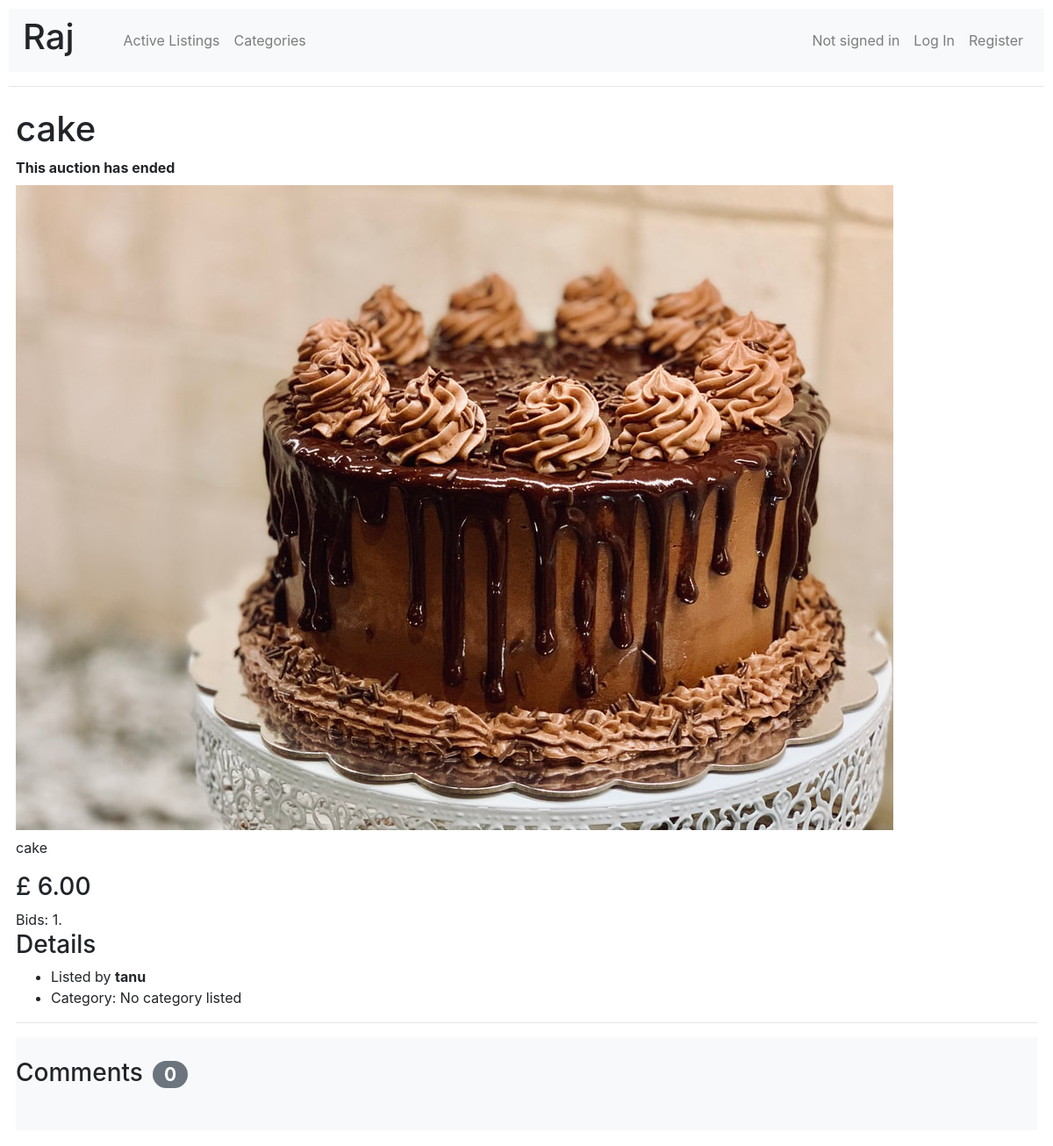
The app's page /auction/3 with its own data.
### auctions/models.py (models this page shows, shortened)
class Auction(models.Model):
    item_name        = models.CharField(max_length=64)
    item_description = models.TextField(max_length=800)
    image            = models.ImageField(
                          blank = True,
                          null = True,
                          upload_to =''
                       )
    category         = models.ForeignKey(
                          Category,
                          blank=True,
                          null=True,
                          on_delete=models.SET_NULL,
                          related_name="auctions"
                       )
    start_time       = models.DateTimeField()
    end_time         = models.DateTimeField()
    DURATIONS = (
        (3, "Three Days"),
        (7, "One Week"),
        (14, "Two Weeks"),
        (28, "Four Weeks")
    )
    duration         = models.IntegerField(choices=DURATIONS)
    ended_manually   = models.BooleanField(default=False)
    start_bid        = models.DecimalField(
                          max_digits=7,
                          decimal_places=2,
                          validators=[MinValueValidator(0.01)]
                       )
    user             = models.ForeignKey(
                          User,
                          on_delete=models.CASCADE,
                          related_name="auctions"
                       )
    watchers         = models.ManyToManyField(
                          User,
                          blank=True,
                          related_name="watchlist"
                       )
    class Meta:
        ordering = ('-end_time',)
    def is_finshed(self):
        if self.ended_manually or self.end_time < timezone.now():
            return True
        else:
            return False

class Bid(models.Model):
    amount  = models.DecimalField(max_digits=7, decimal_places=2)
    user    = models.ForeignKey(User, on_delete=models.CASCADE, related_name="bids")
    auction = models.ForeignKey(Auction, on_delete=models.CASCADE, related_name="bids")
    class Meta:
        ordering = ('-amount',)

class User(AbstractUser):
    def __str__(self):
        return f"{self.username}"

### auctions/views.py (the view, shortened to what this page needs)
# urls.py: path("auction/<str:id>", views.auction, name="auction"),
def auction(request, id):
    try:
        auction = Auction.objects.get(id=id)
    except:
        return HttpResponse("Entry does not exist")
    context = {}
    context["auction"] = auction
    if auction.is_finshed():
        context["ended"] = True
        return render(request, "auctions/auction.html", context)

### auctions/templates/auctions/auction.html (shortened to what this page needs)
{% extends "auctions/layout.html" %}
{% load mathfilters %}
{% block body %}
    <h1> {{ auction.item_name }} </h1>
    {% if ended %}
        <div><b>This auction has ended</b></div>
    {% else %}
        <div>Time Left: {{ days }}d {{ hours }}h {{ minutes }}m</div>
        <div>Auction ends at: {{ auction.end_time }}</div>
    {% endif %}
    {% if auction.image %}
        <img class="my-2" src="{{ auction.image.url }}">
    {% endif %}
    <p> {{ auction.item_description }} </p>
    <h3>
        £
        {% if auction.bids.all.count > 0 %}
            {{ auction.bids.first.amount }}
        {% else %}
            {{ auction.start_bid }}
        {% endif %}
    </h3>
    Bids: {{ auction.bids.all.count }}.
    <h3>Details</h3>
    <ul>
        <li>Listed by <b>{{ auction.user }}</b></li>
        <li>
            Category:
            {% if auction.category %}
                <a href="{% url 'category' auction.category.name %}">
                    {{ auction.category.name}}
                </a>
            {% else %}
                No category listed
            {% endif %}
        </li>
    </ul>
    <hr>
    <div id="comments-section" class="bg-light">
        <h3 class="py-4">Comments <span class="badge badge-secondary badge-pill mx-1">{{ auction.comments.count }}</span></h3>
        <div class="py-2">
        </div>
    </div>
{% endblock %}

### auctions/static/auctions/styles.css (style rules this page uses)
body { padding: 10px; }

### records on screen
Auction: item_name "cake", image (picture), item_description "cake", bids.first.amount "6.00", bids.all.count "1", user "tanu", comments.count "0"
